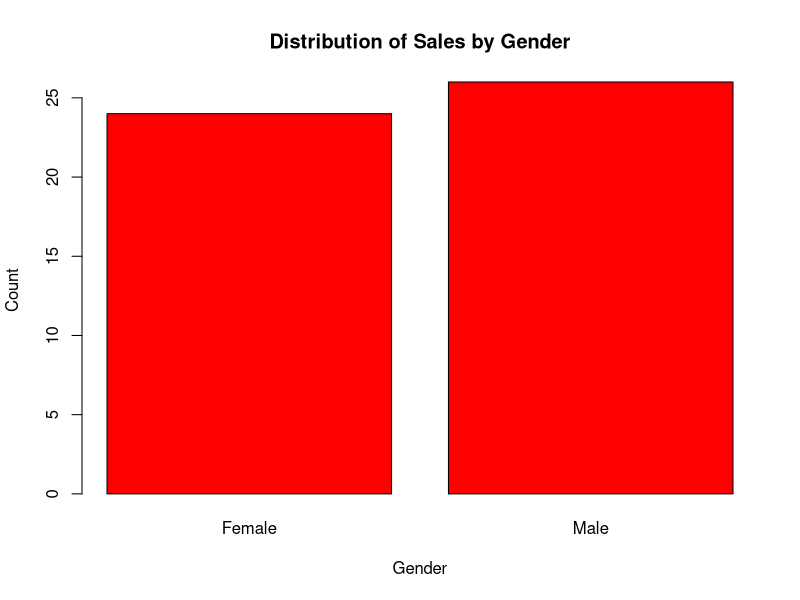
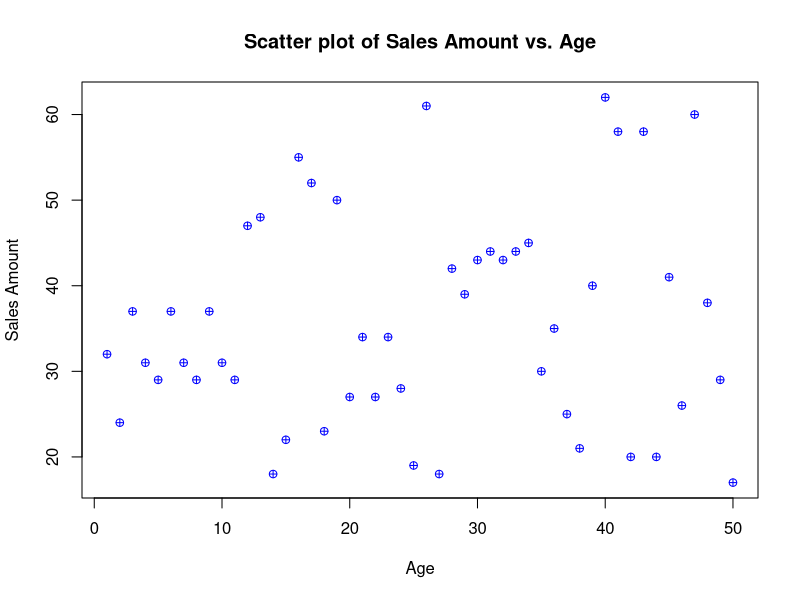
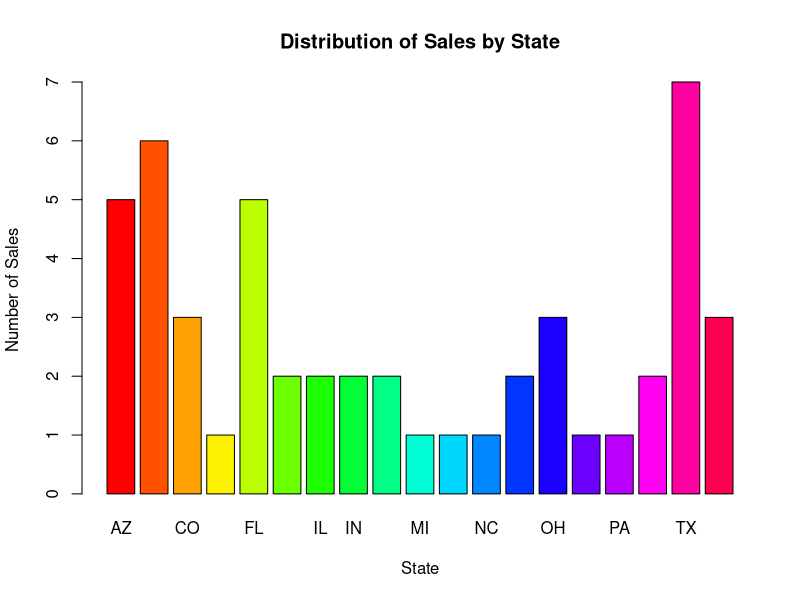

Recreate these plots in R, in order.
#...............................Powell's books..................................

# TASK 2........................................................................
# Setting the working directory
setwd("/Users/Hp/Desktop/powell bookstore")

# Read the data into your data frames
customer_data <- read.csv("Customer Demographic Data.csv")
online_data <- read.csv("online sales data.csv")
inventory_data <- read.csv("Product Inventory Data.csv")
instore_data <- read.csv("In-Store Sales Data.csv")
marketing_data <- read.csv("Marketing Campaign Data.csv")

# View the first few rows of the data
head(customer_data)
head(online_data)
head(inventory_data)
head(instore_data)
head(marketing_data)

#TASK 3.........................................................................
#Customer Data:
#Check for missing values
summary(customer_data)
# Identify duplicate rows
duplicates <- duplicated(customer_data)

#online Data:
#Check for missing values
summary(online_data)
# Identify duplicate rows
duplicates <- duplicated(online_data)

#inventory Data:
#Check for missing values
summary(inventory_data)
# Identify duplicate rows
duplicates <- duplicated(inventory_data)

# Standardize formats 
inventory_data$SKU <- tolower(inventory_data$SKU)  # Convert SKU names to lowercase

#in store Data:
#Check for missing values
summary(instore_data)
# Identify duplicate rows
duplicates <- duplicated(instore_data)

#marketing Data:
#Check for missing values
summary(marketing_data)
# Identify duplicate rows
duplicates <- duplicated(marketing_data)

#TASK 4.........................................................................
# merged online with customer data
online_merged_data <- merge(online_data, customer_data, by = "Customer.ID")
head(online_merged_data)

# merged in store with customer data
instore_merged_data <- merge(instore_data, customer_data, by = "Customer.ID")
head(instore_merged_data)

#merge all sales
all_sales <- merge(instore_merged_data, online_merged_data, by = "Customer.ID", all = TRUE)
head(all_sales)

# Identify columns with .x and .y suffixes
x_cols <- grep("\\.x$", names(all_sales), value = TRUE)
y_cols <- grep("\\.y$", names(all_sales), value = TRUE)

# Combine corresponding .x and .y columns
for (col in x_cols) {
  y_col <- sub("\\.x$", ".y", col)
  if (y_col %in% names(all_sales)) {
    all_sales[[col]] <- ifelse(is.na(all_sales[[col]]), all_sales[[y_col]], all_sales[[col]])
    all_sales[[y_col]] <- NULL
    names(all_sales)[names(all_sales) == y_col] <- sub("\\.y$", "", y_col)
  }
}

# Display the modified data frame
head(all_sales)


#TASK 5.........................................................................
# Summary statistics
summary(all_sales)

# Visualizations
#Distribution of sales by gender
gender_sales <- table(all_sales$Gender)
barplot(gender_sales, main = "Distribution of Sales by Gender", xlab = "Gender", ylab = "Count", col = "red")

#Scatter plot of Sales Amount vs. Age
plot(all_sales$Age, all_sales$Sales.Amount, main = "Scatter plot of Sales Amount vs. Age", xlab = "Age", ylab = "Sales Amount", col = "blue", pch = 10)

# Calculate the count of sales by gender
gender_counts <- table(all_sales$Gender)

# Aggregate sales data by state
state_sales <- table(all_sales$State)

# Create a pie chart
barplot(state_sales, 
        main = "Distribution of Sales by State", 
        xlab = "State", 
        ylab = "Number of Sales",
        col = rainbow(length(state_sales)))


#TASK 6 .......................................................................
# Duplicate rows check
duplicate_rows <- all_sales[duplicated(all_sales), ]
if (nrow(duplicate_rows) > 0) {
  print("Duplicate rows found:")
  print(duplicate_rows)
}

# Data integrity checks
# Check numeric columns for out liers or invalid values
numeric_columns <- c("Age", "Sales.Amount")
for (col in numeric_columns) {
  invalid_values <- all_sales[!is.na(all_sales[[col]]) & !is.numeric(all_sales[[col]]), ]
  if (nrow(invalid_values) > 0) {
    print(paste("Invalid values found in column", col))
    print(invalid_values)
  }
}

# Check column consistency
expected_columns <- c("Customer.ID", "Age", "Gender")  # Define expected columns
if (!all(expected_columns %in% colnames(all_sales))) {
  print("Warning: Merged dataset columns do not match expectations.")
}


# Completeness check
missing_values <- colSums(is.na(all_sales))
if (any(missing_values > 0)) {
  print("Missing values found:")
  print(missing_values)
}











